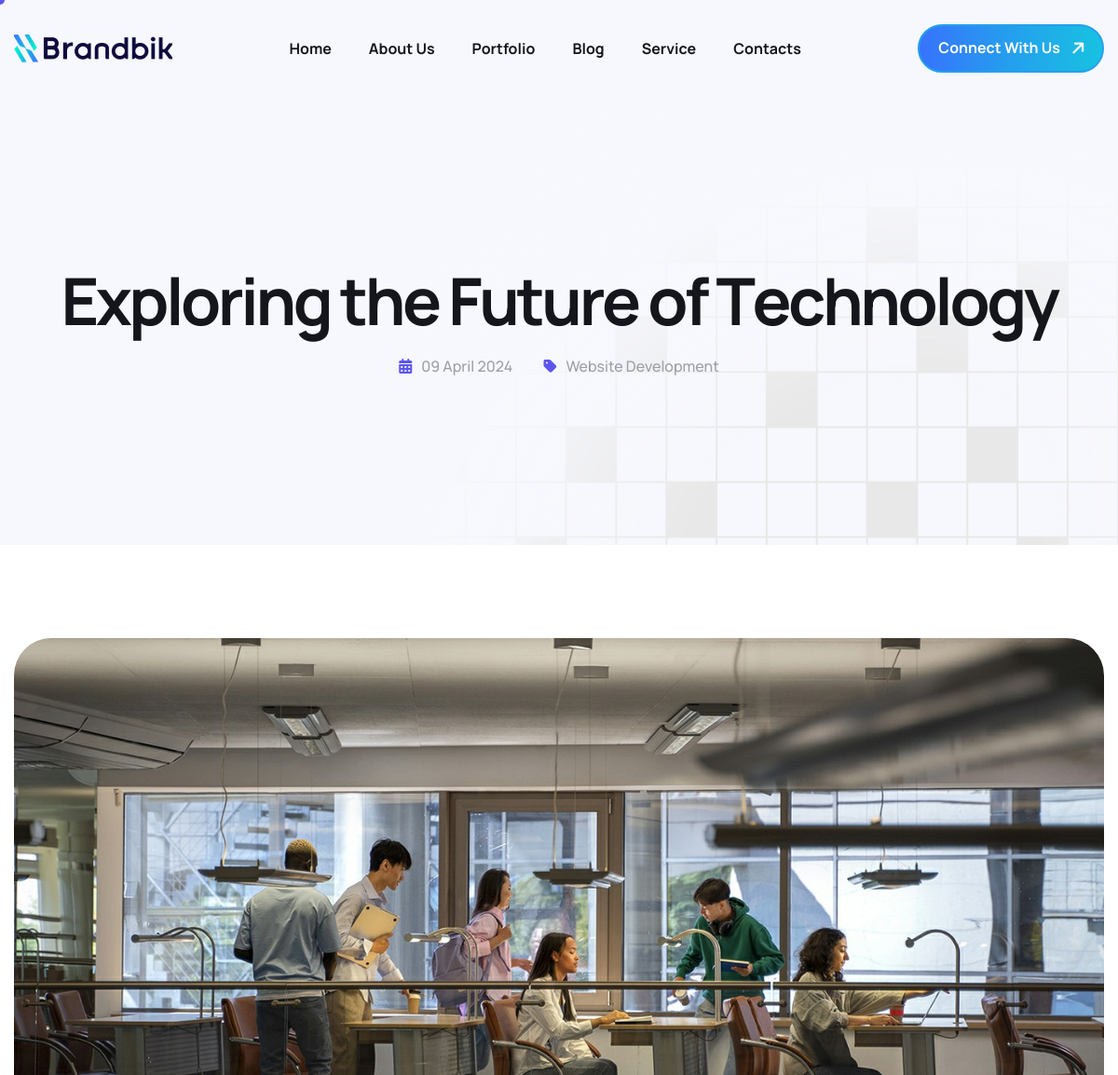
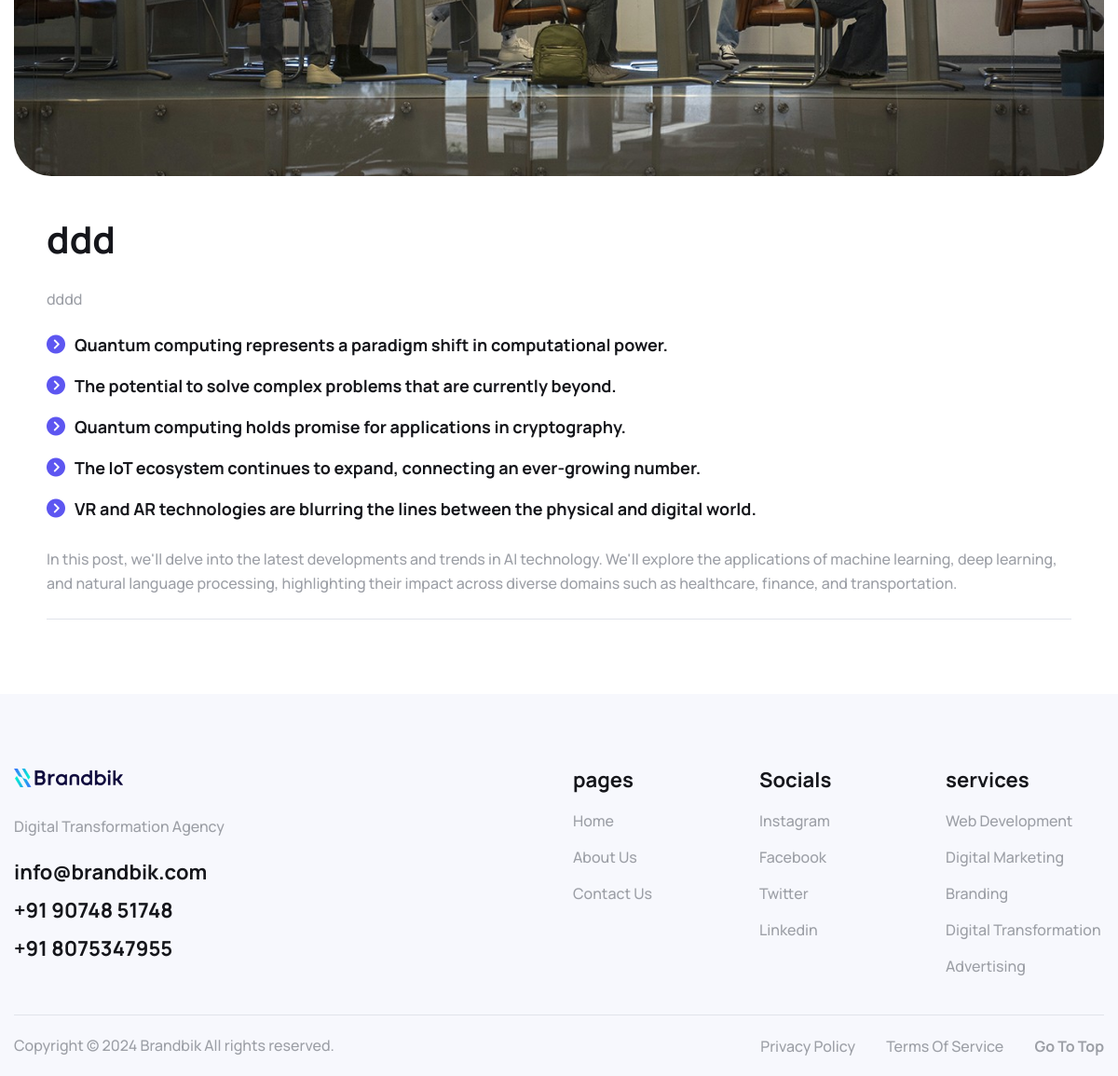
Screenshot of /blog/ddd/ with the database file from the repository (2 pictures, top to bottom).
### web/models.py (models this page shows, shortened)
class Blog(models.Model):
    title = models.CharField(max_length=200)
    slug = models.SlugField(unique=True, max_length=100, blank=True)
    content = HTMLField(null=True,blank=True)
    image = models.ImageField(upload_to='blog_images/')
    date = models.DateField(auto_now_add=True)
    meta_title = models.CharField(max_length=150)  # New field for meta title
    meta_description = models.TextField()  # New field for meta description
    alt_text = models.CharField(max_length=150)
    class Meta:
        ordering = ('date',)
        verbose_name = ('Blog')
        verbose_name_plural = ("Blogs")

### web/views.py (the view)
# urls.py: path("blog/<slug:slug>/", views.blog_detail, name="blog_detail"),
def blog_detail(request,slug):
    blog = Blog.objects.get(slug=slug)
    other_blogs = Blog.objects.all().exclude(slug=slug)
    context = {"is_blog": True,
               "blog": blog,
               "other_blogs": other_blogs}
    return render(request, "web/blog-single.html", context)

### template/web/blog-single.html (shortened to what this page needs)
{% load static %}
<!DOCTYPE html>
<html lang="zxx">
<head>
    <link rel="stylesheet" href="https://cdnjs.cloudflare.com/ajax/libs/font-awesome/6.6.0/css/all.min.css" />
    <link href="{% static "css/bootstrap.min.css" %}" rel="stylesheet" media="screen">
    <link href="{% static "css/slicknav.min.css" %}" rel="stylesheet">
    <link rel="stylesheet" href"{% static "css/swiper-bundle.min.css" %}">
    <link href="{% static "css/all.css" %}" rel="stylesheet" media="screen">
    <link href="{% static "css/animate.css" %}" rel="stylesheet">
    <link rel="stylesheet" href="{% static "css/magnific-popup.css" %}">
    <link href="{% static "css/custom.css" %}" rel="stylesheet" media="screen">
</head>
<body class="tt-magic-cursor">
	<div id="magic-cursor">
	</div>
	<header class="main-header">
		<div class="header-sticky">
			<nav class="navbar navbar-expand-lg">
				<div class="container">
					<a class="navbar-brand" href="index.html">
						<img src="{% static "images/branbik logo re.png" %}" alt="Logo">
					</a>
					<div class="collapse navbar-collapse main-menu">
                        <div class="nav-menu-wrapper">
                            <ul class="navbar-nav mr-auto" id="menu">
                                <li class="nav-item "><a class="nav-link" href="{% url "index" %}">home</a>
                                </li>
                                <li class="nav-item"><a class="nav-link" href="{% url "about" %}">about us</a></li>
                                <li class="nav-item"><a class="nav-link" href="{% url "portfolio" %}">portfolio</a></li>
                                <li class="nav-item"><a class="nav-link" href="{% url "blog" %}">Blog</a></li>
                                <li class="nav-item"><a class="nav-link" href="{% url "service" %}">Service</a></li>
                                <li class="nav-item"><a class="nav-link" href="{% url "contact" %}">contacts</a></li>
                            </ul>
                        </div>
                        <div class="header-btn d-inline-flex">
                            <a href="https://api.whatsapp.com/send?phone= 90748 51748
                            &text=Hola%21%20Quisiera%20m%C3%A1s%20informaci%C3%B3n%20sobre%20Varela%202." class="btn-default">connect with us</a>
                        </div>
					</div>
				</div>
			</nav>
		</div>
	</header>
	<div class="page-header">
		<div class="container">
			<div class="row">
				<div class="col-lg-12">
					<div class="page-header-box">
						<h1 class="text-anime-style-3">Exploring the Future of Technology</h1>
                        <div class="post-single-meta wow fadeInUp" data-wow-delay="0.25s">
							<ul>
								<li><i class="fa-solid fa-calendar-days"></i>09 April 2024</li>
								<li><i class="fa-solid fa-tag"></i>Website Development</li>
							</ul>
						</div>
					</div>
				</div>
			</div>
		</div>
	</div>
	<div class="page-single-post">
		<div class="container">
			<div class="row">
				<div class="col-md-12">
					<div class="post-single-image">
						<figure class="image-anime reveal">
							<img src="{{ blog.image.url }}" alt="">
						</figure>
					</div>
					<div class="post-content">
						<div class="post-entry">
                            <h2 class="wow fadeInUp" data-wow-delay="0.75s">{{ blog.title }}</h2>
							<p class="wow fadeInUp" data-wow-delay="0.25s">{{blog.content|safe}}</p>
							<ul class="wow fadeInUp" data-wow-delay="1.5s">
								<li>Quantum computing represents a paradigm shift in computational power.</li>
								<li>The potential to solve complex problems that are currently beyond.</li>
								<li>Quantum computing holds promise for applications in cryptography.</li>
								<li>The IoT ecosystem continues to expand, connecting an ever-growing number.</li>
								<li>VR and AR technologies are blurring the lines between the physical and digital world.</li>
							</ul>
							<p class="wow fadeInUp" data-wow-delay="1.75s">In this post, we'll delve into the latest developments and trends in AI technology. We'll explore the applications of machine learning, deep learning, and natural language processing, highlighting their impact across diverse domains such as healthcare, finance, and transportation.</p>
						</div>
					</div>
				</div>
			</div>
		</div>
	</div>
	<footer class="main-footer">
        <div class="container">
            <div class="row">
                <div class="col-md-12">
                    <div class="mega-footer">
                        <div class="row">
                            <div class="col-lg-6 col-md-12">
                                <div class="footer-about">
                                    <figure>
                                        <img src="{% static "images/branbik logo 1.png" %}" alt="">
                                    </figure>
                                    <p>Digital Transformation Agency</p>
                                    <ul>
                                        <li><a href="info@brandbik.com">info@brandbik.com</a></li>
                                        <li><a href="+91 90748 51748">+91 90748 51748
                                            </a></li>
                                        <li><a href="+91 8075347955
                                            ">+91 8075347955
                                            </a></li>
                                    </ul>
                                </div>
                            </div>
                            <div class="col-lg-2 col-md-4">
                                <div class="footer-links">
                                    <h2>pages</h2>
                                    <ul>
                                        <li><a href="#">Home</a></li>
                                        <li><a href="#">About Us</a></li>
                                        <li><a href="#contact-us.html">Contact Us</a></li>
                                    </ul>
                                </div>
                            </div>
                            <div class="col-lg-2 col-md-4">
                                <div class="footer-links">
                                    <h2>Socials</h2>
                                    <ul>
                                        <li><a href="https://www.instagram.com/brandbik_creatives?igsh=MWo0Nm9vZzRuZzJhdA==
                                            ">instagram</a></li>
                                        <li><a href="#">facebook</a></li>
                                        <li><a href="https://x.com/brandbik?t=TgQKNPUWVKHGhGHD-yaAdg&s=08">twitter</a>
                                        </li>
                                        <li><a href="https://www.linkedin.com/company/brandbik-creatives/
                                            ">linkedin</a></li>
                                    </ul>
                                </div>
                            </div>
                            <div class="col-lg-2 col-md-4">
                                <div class="footer-links">
                                    <h2>services</h2>
                                    <ul>
                                        <li><a href="#">Web development</a></li>
                                        <li><a href="#">Digital Marketing</a></li>
                                        <li><a href="#">Branding</a></li>
                                        <li>Digital Transformation
                                        </li>
                                        <li><a href="#">Advertising</a></li>
                                    </ul>
                                </div>
                            </div>
                        </div>
                    </div>
                    <div class="footer-copyright">
                        <div class="row align-items-center">
                            <div class="col-lg-6">
                                <div class="footer-copyright-text">
                                    <p>Copyright © 2024 Brandbik All rights reserved.</p>
                                </div>
                            </div>
                            <div class="col-lg-6">
                                <div class="footer-policy-links">
                                    <ul>
                                        <li><a href="#">privacy policy</a></li>
                                        <li><a href="#">terms of service</a></li>
                                        <li class="highlighted"><a href="#top">go to top</a></li>
                                    </ul>
                                </div>
                            </div>
                        </div>
                    </div>
                </div>
            </div>
        </div>
    </footer>
</body>
</html>

### rows the page displays
Blog: image (picture), title "ddd", content "dddd"
